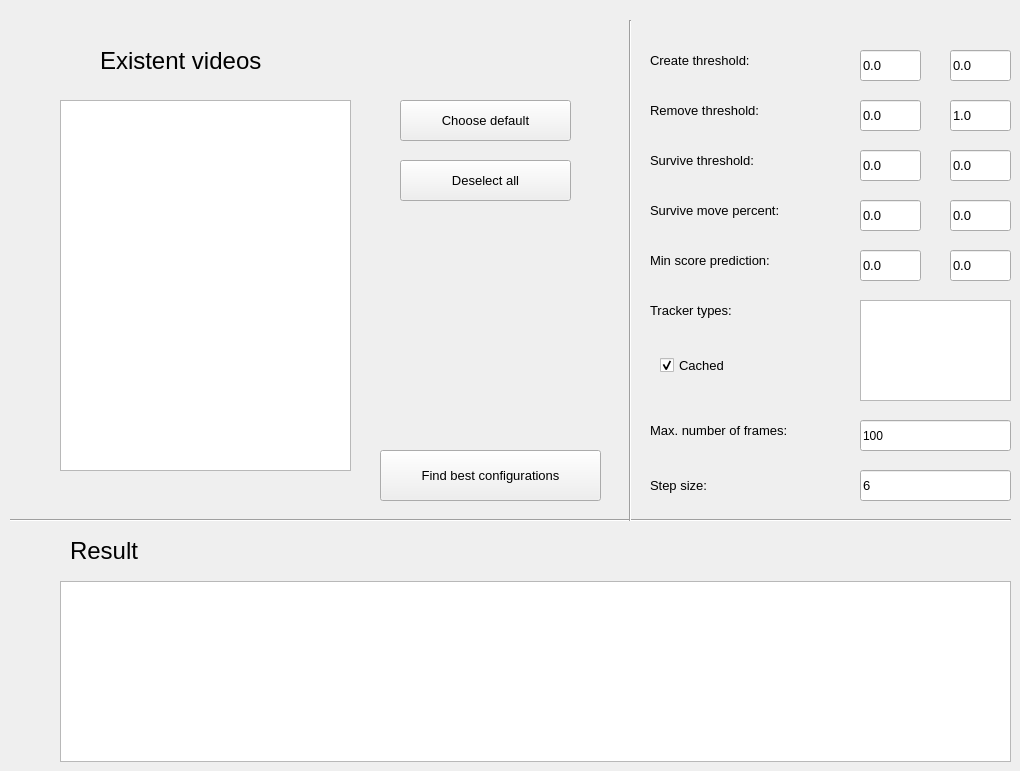
    <widget class="QWidget" name="tab_4">
     <attribute name="title">
      <string>Optimize Hyper-parameters</string>
     </attribute>
     <widget class="QLabel" name="label_8">
      <property name="geometry">
       <rect>
        <x>650</x>
        <y>40</y>
        <width>181</width>
        <height>41</height>
       </rect>
      </property>
      <property name="font">
       <font>
        <pointsize>10</pointsize>
       </font>
      </property>
      <property name="text">
       <string>Create threshold:</string>
      </property>
     </widget>
     <widget class="QLineEdit" name="ctFromTB">
      <property name="geometry">
       <rect>
        <x>860</x>
        <y>50</y>
        <width>61</width>
        <height>31</height>
       </rect>
      </property>
      <property name="font">
       <font>
        <pointsize>10</pointsize>
       </font>
      </property>
      <property name="text">
       <string>0.0</string>
      </property>
      <property name="placeholderText">
       <string>From</string>
      </property>
     </widget>
     <widget class="QLineEdit" name="ctToTB">
      <property name="geometry">
       <rect>
        <x>950</x>
        <y>50</y>
        <width>61</width>
        <height>31</height>
       </rect>
      </property>
      <property name="font">
       <font>
        <pointsize>10</pointsize>
       </font>
      </property>
      <property name="text">
       <string>0.0</string>
      </property>
      <property name="placeholderText">
       <string>To</string>
      </property>
     </widget>
     <widget class="QLineEdit" name="rtToTB">
      <property name="geometry">
       <rect>
        <x>950</x>
        <y>100</y>
        <width>61</width>
        <height>31</height>
       </rect>
      </property>
      <property name="font">
       <font>
        <pointsize>10</pointsize>
       </font>
      </property>
      <property name="text">
       <string>1.0</string>
      </property>
      <property name="placeholderText">
       <string>To</string>
      </property>
     </widget>
     <widget class="QLineEdit" name="rtFromTB">
      <property name="geometry">
       <rect>
        <x>860</x>
        <y>100</y>
        <width>61</width>
        <height>31</height>
       </rect>
      </property>
      <property name="font">
       <font>
        <pointsize>10</pointsize>
       </font>
      </property>
      <property name="text">
       <string>0.0</string>
      </property>
      <property name="placeholderText">
       <string>From</string>
      </property>
     </widget>
     <widget class="QLabel" name="label_10">
      <property name="geometry">
       <rect>
        <x>650</x>
        <y>90</y>
        <width>181</width>
        <height>41</height>
       </rect>
      </property>
      <property name="font">
       <font>
        <pointsize>10</pointsize>
       </font>
      </property>
      <property name="text">
       <string>Remove threshold:</string>
      </property>
     </widget>
     <widget class="QLineEdit" name="smpToTB">
      <property name="geometry">
       <rect>
        <x>950</x>
        <y>200</y>
        <width>61</width>
        <height>31</height>
       </rect>
      </property>
      <property name="font">
       <font>
        <pointsize>10</pointsize>
       </font>
      </property>
      <property name="text">
       <string>0.0</string>
      </property>
      <property name="placeholderText">
       <string>To</string>
      </property>
     </widget>
     <widget class="QLineEdit" name="stToTB">
      <property name="geometry">
       <rect>
        <x>950</x>
        <y>150</y>
        <width>61</width>
        <height>31</height>
       </rect>
      </property>
      <property name="font">
       <font>
        <pointsize>10</pointsize>
       </font>
      </property>
      <property name="text">
       <string>0.0</string>
      </property>
      <property name="placeholderText">
       <string>To</string>
      </property>
     </widget>
     <widget class="QLineEdit" name="stFromTB">
      <property name="geometry">
       <rect>
        <x>860</x>
        <y>150</y>
        <width>61</width>
        <height>31</height>
       </rect>
      </property>
      <property name="font">
       <font>
        <pointsize>10</pointsize>
       </font>
      </property>
      <property name="text">
       <string>0.0</string>
      </property>
      <property name="placeholderText">
       <string>From</string>
      </property>
     </widget>
     <widget class="QLineEdit" name="smpFromTB">
      <property name="geometry">
       <rect>
        <x>860</x>
        <y>200</y>
        <width>61</width>
        <height>31</height>
       </rect>
      </property>
      <property name="font">
       <font>
        <pointsize>10</pointsize>
       </font>
      </property>
      <property name="text">
       <string>0.0</string>
      </property>
      <property name="placeholderText">
       <string>From</string>
      </property>
     </widget>
     <widget class="QLabel" name="label_11">
      <property name="geometry">
       <rect>
        <x>650</x>
        <y>140</y>
        <width>181</width>
        <height>41</height>
       </rect>
      </property>
      <property name="font">
       <font>
        <pointsize>10</pointsize>
       </font>
      </property>
      <property name="text">
       <string>Survive threshold:</string>
      </property>
     </widget>
     <widget class="QLabel" name="label_12">
      <property name="geometry">
       <rect>
        <x>650</x>
        <y>190</y>
        <width>181</width>
        <height>41</height>
       </rect>
      </property>
      <property name="font">
       <font>
        <pointsize>10</pointsize>
       </font>
      </property>
      <property name="text">
       <string>Survive move percent:</string>
      </property>
     </widget>
     <widget class="QCheckBox" name="cachedCheckBox">
      <property name="geometry">
       <rect>
        <x>660</x>
        <y>350</y>
        <width>81</width>
        <height>31</height>
       </rect>
      </property>
      <property name="font">
       <font>
        <pointsize>10</pointsize>
       </font>
      </property>
      <property name="text">
       <string>Cached</string>
      </property>
      <property name="checked">
       <bool>true</bool>
      </property>
     </widget>
     <widget class="QListView" name="trackerTypesOptimizeListView">
      <property name="geometry">
       <rect>
        <x>860</x>
        <y>300</y>
        <width>151</width>
        <height>101</height>
       </rect>
      </property>
     </widget>
     <widget class="QLabel" name="label_13">
      <property name="geometry">
       <rect>
        <x>650</x>
        <y>240</y>
        <width>181</width>
        <height>41</height>
       </rect>
      </property>
      <property name="font">
       <font>
        <pointsize>10</pointsize>
       </font>
      </property>
      <property name="text">
       <string>Min score prediction:</string>
      </property>
     </widget>
     <widget class="QLineEdit" name="mspToTB">
      <property name="geometry">
       <rect>
        <x>950</x>
        <y>250</y>
        <width>61</width>
        <height>31</height>
       </rect>
      </property>
      <property name="font">
       <font>
        <pointsize>10</pointsize>
       </font>
      </property>
      <property name="text">
       <string>0.0</string>
      </property>
      <property name="placeholderText">
       <string>To</string>
      </property>
     </widget>
     <widget class="QLineEdit" name="mspFromTB">
      <property name="geometry">
       <rect>
        <x>860</x>
        <y>250</y>
        <width>61</width>
        <height>31</height>
       </rect>
      </property>
      <property name="font">
       <font>
        <pointsize>10</pointsize>
       </font>
      </property>
      <property name="text">
       <string>0.0</string>
      </property>
      <property name="placeholderText">
       <string>From</string>
      </property>
     </widget>
     <widget class="QListView" name="allVideosListViewOptimization">
      <property name="geometry">
       <rect>
        <x>60</x>
        <y>100</y>
        <width>291</width>
        <height>371</height>
       </rect>
      </property>
     </widget>
     <widget class="QLabel" name="label_14">
      <property name="geometry">
       <rect>
        <x>100</x>
        <y>40</y>
        <width>211</width>
        <height>41</height>
       </rect>
      </property>
      <property name="font">
       <font>
        <pointsize>18</pointsize>
       </font>
      </property>
      <property name="text">
       <string>Existent videos</string>
      </property>
     </widget>
     <widget class="QLabel" name="label_15">
      <property name="geometry">
       <rect>
        <x>650</x>
        <y>290</y>
        <width>111</width>
        <height>41</height>
       </rect>
      </property>
      <property name="font">
       <font>
        <pointsize>10</pointsize>
       </font>
      </property>
      <property name="text">
       <string>Tracker types:</string>
      </property>
     </widget>
     <widget class="QLabel" name="label_19">
      <property name="geometry">
       <rect>
        <x>650</x>
        <y>410</y>
        <width>181</width>
        <height>41</height>
       </rect>
      </property>
      <property name="font">
       <font>
        <pointsize>10</pointsize>
       </font>
      </property>
      <property name="text">
       <string>Max. number of frames:</string>
      </property>
     </widget>
     <widget class="QLineEdit" name="maxNoFramesTextBox">
      <property name="geometry">
       <rect>
        <x>860</x>
        <y>420</y>
        <width>151</width>
        <height>31</height>
       </rect>
      </property>
      <property name="text">
       <string>100</string>
      </property>
     </widget>
     <widget class="QLabel" name="label_24">
      <property name="geometry">
       <rect>
        <x>70</x>
        <y>530</y>
        <width>91</width>
        <height>41</height>
       </rect>
      </property>
      <property name="font">
       <font>
        <pointsize>18</pointsize>
       </font>
      </property>
      <property name="text">
       <string>Result</string>
      </property>
     </widget>
     <widget class="Line" name="line">
      <property name="geometry">
       <rect>
        <x>10</x>
        <y>510</y>
        <width>1001</width>
        <height>20</height>
       </rect>
      </property>
      <property name="orientation">
       <enum>Qt::Horizontal</enum>
      </property>
     </widget>
     <widget class="Line" name="line_2">
      <property name="geometry">
       <rect>
        <x>620</x>
        <y>20</y>
        <width>20</width>
        <height>501</height>
       </rect>
      </property>
      <property name="orientation">
       <enum>Qt::Vertical</enum>
      </property>
     </widget>
     <widget class="QLineEdit" name="stepSizeTextBox">
      <property name="geometry">
       <rect>
        <x>860</x>
        <y>470</y>
        <width>151</width>
        <height>31</height>
       </rect>
      </property>
      <property name="font">
       <font>
        <pointsize>10</pointsize>
       </font>
      </property>
      <property name="text">
       <string>6</string>
      </property>
      <property name="placeholderText">
       <string/>
      </property>
     </widget>
     <widget class="QPushButton" name="findBestConfigurationsButton">
      <property name="geometry">
       <rect>
        <x>380</x>
        <y>450</y>
        <width>221</width>
        <height>51</height>
       </rect>
      </property>
      <property name="font">
       <font>
        <pointsize>10</pointsize>
       </font>
      </property>
      <property name="layoutDirection">
       <enum>Qt::LeftToRight</enum>
      </property>
      <property name="text">
       <string>Find best configurations</string>
      </property>
     </widget>
     <widget class="QLabel" name="label_25">
      <property name="geometry">
       <rect>
        <x>650</x>
        <y>470</y>
        <width>181</width>
        <height>31</height>
       </rect>
      </property>
      <property name="font">
       <font>
        <pointsize>10</pointsize>
       </font>
      </property>
      <property name="text">
       <string>Step size:</string>
      </property>
     </widget>
     <widget class="QPushButton" name="deselectAllButtonOptimization">
      <property name="geometry">
       <rect>
        <x>400</x>
        <y>160</y>
        <width>171</width>
        <height>41</height>
       </rect>
      </property>
      <property name="font">
       <font>
        <pointsize>10</pointsize>
       </font>
      </property>
      <property name="text">
       <string>Deselect all</string>
      </property>
     </widget>
     <widget class="QPushButton" name="chooseDefaultButtonOptimization">
      <property name="geometry">
       <rect>
        <x>400</x>
        <y>100</y>
        <width>171</width>
        <height>41</height>
       </rect>
      </property>
      <property name="font">
       <font>
        <pointsize>10</pointsize>
       </font>
      </property>
      <property name="text">
       <string>Choose default</string>
      </property>
     </widget>
     <widget class="QTableView" name="bestConfigurationsTableView">
      <property name="geometry">
       <rect>
        <x>60</x>
        <y>581</y>
        <width>951</width>
        <height>181</height>
       </rect>
      </property>
     </widget>
    </widget>
